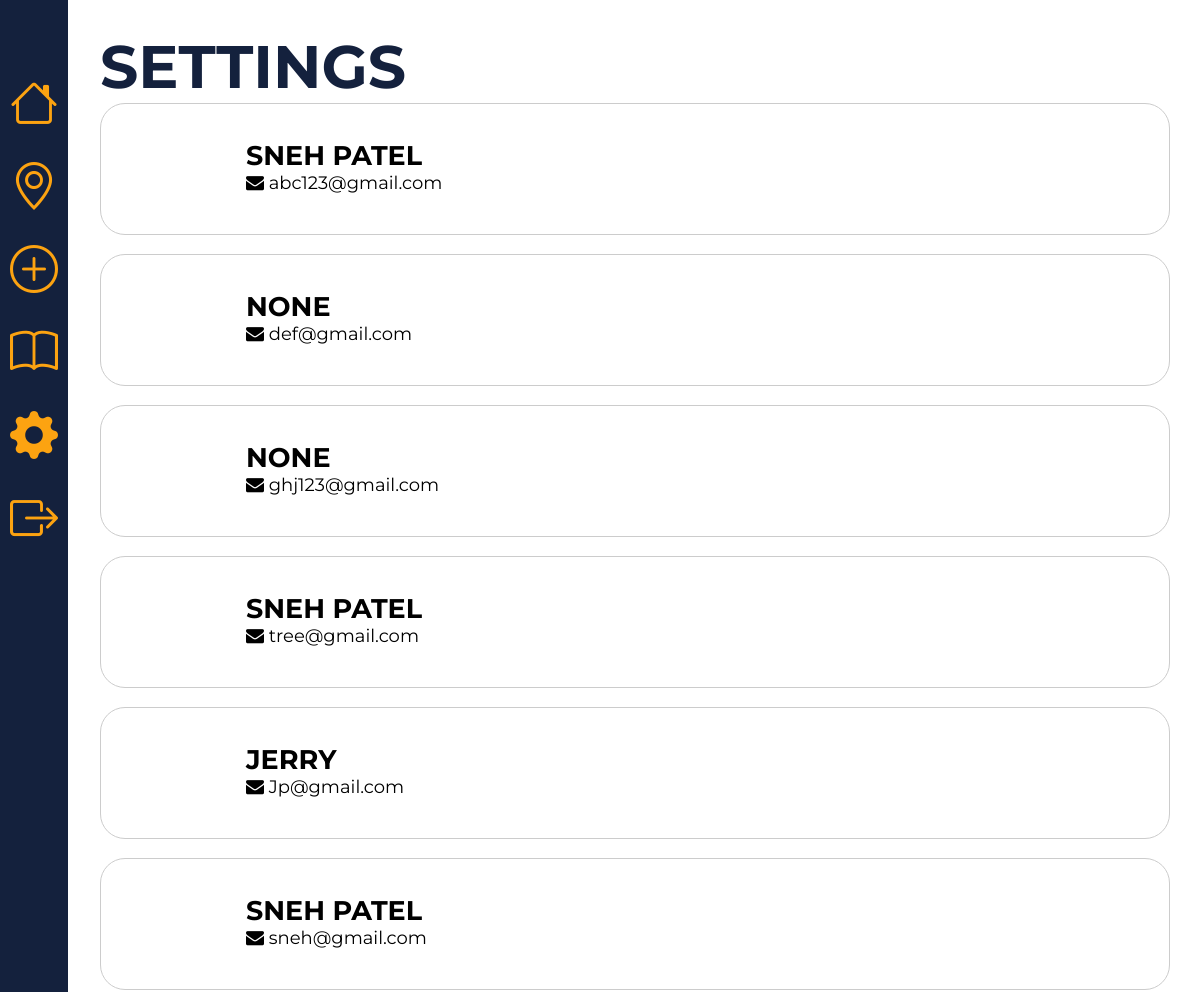
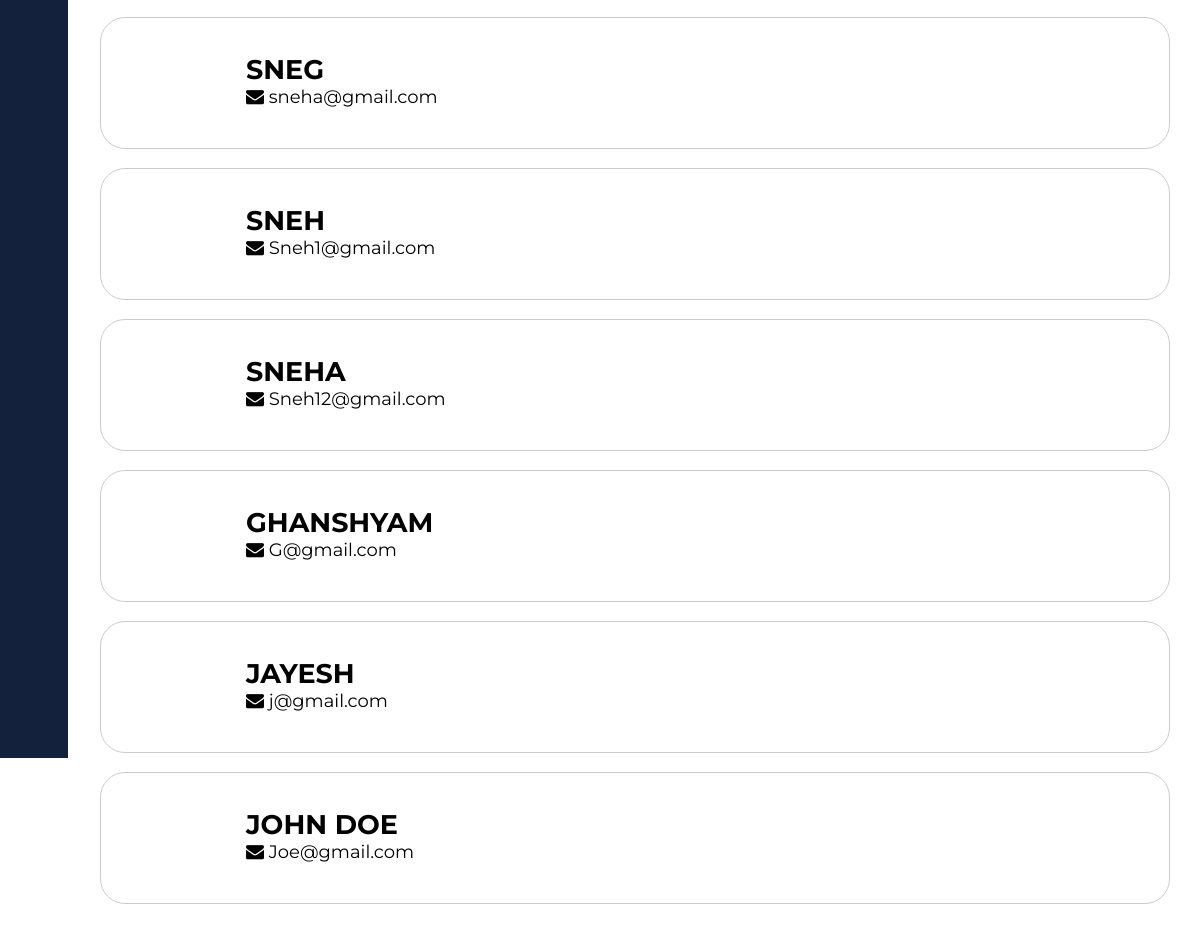
/settings/, run on the app's committed database (2 pictures, top to bottom).
### authencation/models.py (models this page shows, shortened)
class User(AbstractBaseUser):
    email = models.EmailField(max_length=255, unique=True)
    full_name = models.CharField(max_length=255, blank=True, null=True)
    active = models.BooleanField(default=True)
    staff = models.BooleanField(default=False)
    admin = models.BooleanField(default=False)
    timestamp = models.DateTimeField(auto_now_add=True)
    area_incharge = models.CharField(max_length=300, blank=True, null=True)
    USERNAME_FIELD = 'email'
    REQUIRED_FIELDS = ['full_name']
    objects = UserManager()
    def __str__(self):
        return self.email

### inventory/views.py (the view)
# urls.py: path("settings/", UserSettings.as_view(), name="settings"),
class UserSettings(ListView):
    model = User
    context_object_name = "users"
    template_name = "inventory/settings.html"
    extra_context = {"show": True, "page": 4}

### inventory/templates/inventory/settings.html (shortened to what this page needs)
{% extends "main/base.html" %}
{% load static %}
{% load crispy_forms_tags %}
{% block style %}
<link rel="stylesheet" href='{% static "css/settings.css" %}'/>
{% endblock %}
{% block content %}
<div class="container">
    <div class="main">
        <h1>SETTINGS</h1>
            {% for usr in users %}
        <a style="color:black; text-decoration: none; " href="{% url 'setting-detail' usr.id %}">
            <div class="card" style="background-color: white;">
                <div class="circle">
                </div>
                <div class="text">
                    <h2 style="text-transform: uppercase;">{{usr.full_name}}</h2>
                    <div class="card-body">
                        <i class="fa fa-envelope icon"></i>
                        <p>{{usr}}</p>
                    </div>
                </div>
            </div>
        </a>
            <br>
            {% endfor %}
        </div>
    </div>
{% endblock %}

### static/css/base.css (style rules this page uses)
:root { --navy: #14213D; --buttoncolor: #FCA311; --textcolor: #000000; --whitespace: #ffffff; --secondary: #E5E5E5; }
* { font-family: 'Montserrat', sans-serif; margin: 0; }

### static/css/settings.css (style rules this page uses)
* { font-family: 'Montserrat', sans-serif; margin: 0; }
h1 { font-size: 60px; color: var(--navy) }
a { color: black; }
.main { margin: 30px; margin-left: 100px; }
.card { display: flex; padding: 15px; background-color: var(--secondary); cursor: pointer; border: 1px solid #ccc; border-radius: 25px; }
.circle { border-radius: 50%; height: 100px; width: 100px; overflow: hidden; display: inline-block; justify-content: center; align-items: center; }
.text { font-size: 18px; margin-top: 20px; margin-left: 30px; }
.card-body { display: inline; }
p { display: inline-block; }

### data on the page
User: full_name "SNEH PATEL", email "abc123@gmail.com"
User: full_name "NONE", email "def@gmail.com"
User: full_name "NONE", email "ghj123@gmail.com"
User: full_name "SNEH PATEL", email "tree@gmail.com"
User: full_name "JERRY", email "Jp@gmail.com"
User: full_name "SNEH PATEL", email "sneh@gmail.com"
User: full_name "SNEG", email "sneha@gmail.com"
User: full_name "SNEH", email "Sneh1@gmail.com"
User: full_name "SNEHA", email "Sneh12@gmail.com"
User: full_name "GHANSHYAM", email "G@gmail.com"
User: full_name "JAYESH", email "j@gmail.com"
User: full_name "JOHN DOE", email "Joe@gmail.com"
